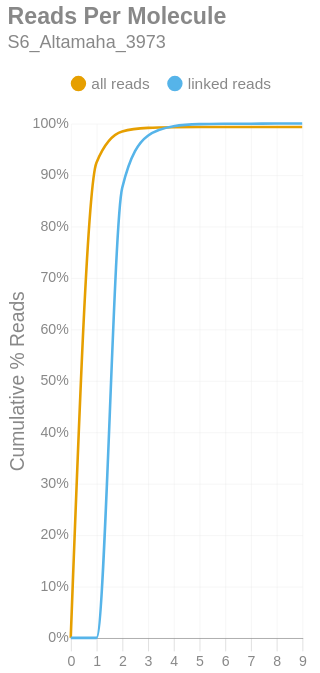

Here is the notebook cell this chart was saved with:
### Markdown cell above
### Reads per Molecule
This chart shows the cumulative distribution of the number of reads per linked molecule. That is, how many alignments are associated with a unique molecule. This excludes the number of reads associated with invalid or absent linked-read barcodes. The `linked` histogram is the percentages recalculated when disregarding singletons.

### Code cell
if SKIPLR:
    print_html(f"Skipped")
else:
    counts = np.bincount(valids['reads'].cast(pl.Int64).to_numpy())
    weighted = counts * np.arange(len(counts))
    all_perc = weighted / n_reads
    linked_perc = weighted / n_linked_reads
    linked_perc[1] = 0
    binned_df = pl.DataFrame({
        'readsper': list(range(len(counts))),
        'all reads (cumsum)': np.cumsum(all_perc).tolist(),
        'linked reads (cumsum)': np.cumsum(linked_perc).tolist(),
    })

    with SafeRender(binned_df):
        (
            density_plot(binned_df, 'Reads Per Molecule', samplename, 'readspmol')
            .encode(
                x=alt.X('readsper:O', title=None).axis(labelAngle=0).scale(padding=0),
                y=alt.Y('value:Q', title='Cumulative % Reads').axis(format='%').stack(False),
                color=alt.Color("key:N").scale(domain=["all reads", "linked reads"]),
                tooltip=[
                    alt.Tooltip("key:N", title="Data Type"),
                    alt.Tooltip("readsper:O", title="Reads Per Molecule"),
                    alt.Tooltip("value:Q", format=".2%", title="% Reads (Cum.)")
                ]            
            )
        ).display()

### Figure 1 — Vega-Lite specification as saved in the notebook (floating-point values rounded to 4 significant figures)
{"width": "container", "height": 400, "config": {"title": {"anchor": "start", "dy": -15, "fontSize": 18, "color": "#888888", "subtitleColor": "#888888", "subtitleFontSize": 14}, "arc": {"fill": "#0072B2"}, "axis": {"domainColor": "#888888", "domainWidth": 0.5, "gridWidth": 0.2, "grid": false, "titleFontWeight": 400, "titleFontSize": 15, "labelFontSize": 11, "labelColor": "#888888", "tickColor": "#888888", "tickWidth": 0.2, "titleColor": "#888888"}, "axisBand": {"grid": false}, "axisX": {"grid": true, "tickSize": 10, "domainCap": "round"}, "axisY": {"domain": false, "grid": true, "tickSize": 0, "domainCap": "round"}, "background": "transparent", "header": {"labelFontSize": 15, "labelColor": "#888888", "titleFontSize": 15, "titleFontWeight": 600, "titleColor": "#888888"}, "legend": {"labelFont": "sans-serif", "labelFontSize": 12, "labelColor": "#888888", "symbolSize": 100, "symbolType": "circle", "titleFontSize": 12, "titlePadding": 10, "titleColor": "#888888", "title": null, "orient": "top"}, "range": {"category": ["#E69F00", "#56B4E9", "#009E73", "#F0E442", "#0072B2", "#D55E00", "#CC79A7", "#000000"], "diverging": ["#cfe8f3", "#a2d4ec", "#73bfe2", "#46abdb", "#1696d2", "#12719e"]}, "area": {"fill": "#0072B2", "fillOpacity": 0.7, "line": true, "strokeOpacity": 0.7}, "line": {"color": "#0072B2", "stroke": "#0072B2", "strokeWidth": 2}, "trail": {"color": "#0072B2", "stroke": "#0072B2", "strokeWidth": 0, "size": 1}, "point": {"filled": true, "fillOpacity": 1.0, "size": 95}, "text": {"color": "#888888", "fontSize": 11, "align": "right", "fontWeight": 400, "size": 11}, "bar": {"fill": "#0072B2", "stroke": null}, "view": {"stroke": null, "continuousWidth": 660, "continuousHeight": 400}}, "data": {"name": "data-f5e013d37d4a5d8113b69b88980069d2"}, "mark": {"type": "line", "interpolate": "monotone", "point": {"opacity": 0, "size": 275}}, "encoding": {"color": {"field": "key", "scale": {"domain": ["all reads", "linked reads"]}, "type": "nominal"}, "tooltip": [{"field": "key", "title": "Data Type", "type": "nominal"}, {"field": "readsper", "title": "Reads Per Molecule", "type": "ordinal"}, {"field": "value", "format": ".2%", "title": "% Reads (Cum.)", "type": "quantitative"}], "x": {"axis": {"labelAngle": 0}, "field": "readsper", "scale": {"padding": 0}, "title": null, "type": "ordinal"}, "y": {"axis": {"format": "%"}, "field": "value", "stack": false, "title": "Cumulative % Reads", "type": "quantitative"}}, "params": [{"name": "param_c36ac31b6afebe62", "select": {"type": "point", "fields": ["key"]}, "bind": "legend"}], "title": {"text": "Reads Per Molecule", "subtitle": "S6_Altamaha_3973"}, "transform": [{"fold": ["all reads (cumsum)", "linked reads (cumsum)"]}, {"calculate": "replace(datum.key, ' (cumsum)', '')", "as": "key"}, {"filter": {"param": "param_c36ac31b6afebe62"}}], "usermeta": {"embedOptions": {"downloadFileName": "S6_Altamaha_3973.readspmol"}}, "$schema": "https://vega.github.io/schema/vega-lite/v6.1.0.json", "datasets": {"data-f5e013d37d4a5d8113b69b88980069d2": [{"readsper": 0, "all reads (cumsum)": 0.0, "linked reads (cumsum)": 0.0}, {"readsper": 1, "all reads (cumsum)": 0.9238, "linked reads (cumsum)": 0.0}, {"readsper": 2, "all reads (cumsum)": 0.9844, "linked reads (cumsum)": 0.8746}, {"readsper": 3, "all reads (cumsum)": 0.9914, "linked reads (cumsum)": 0.9761}, {"readsper": 4, "all reads (cumsum)": 0.9927, "linked reads (cumsum)": 0.9945}, {"readsper": 5, "all reads (cumsum)": 0.993, "linked reads (cumsum)": 0.9986}, {"readsper": 6, "all reads (cumsum)": 0.993, "linked reads (cumsum)": 0.9993}, {"readsper": 7, "all reads (cumsum)": 0.993, "linked reads (cumsum)": 0.9995}, {"readsper": 8, "all reads (cumsum)": 0.9931, "linked reads (cumsum)": 0.9999}, {"readsper": 9, "all reads (cumsum)": 0.9931, "linked reads (cumsum)": 1.0}]}}
